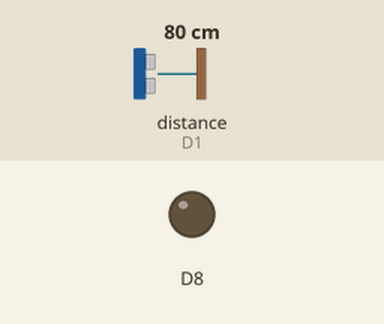
Simulated run of this sketch. Board: ESP8266 (NodeMCU). On the bench: output pins drawn as LEDs (lit = HIGH). Wiring (inferred from the names in the program): ultrasonic range finder: trigger D0; echo D1. Dashed ring = blinking. The inputs (shaded band) are chosen by the test bench; at power-on: distance to the obstacle (sensor on D1) 80 cm. The echo pulse lasts 58.3 µs per cm; pins used as bus, display or sensor lines are not drawn.

Above: at 1.2 s.
1.3 s: distance to the obstacle (sensor on D1) set to 53 cm
2.8 s: distance to the obstacle (sensor on D1) set to 47 cm
At 5.7 s:
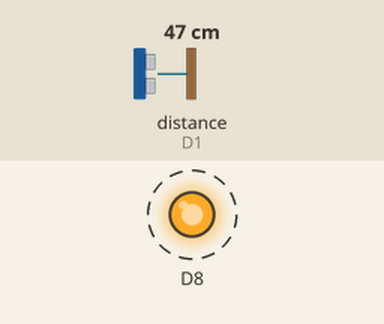
5.8 s: distance to the obstacle (sensor on D1) set to 60 cm
At 6.9 s:
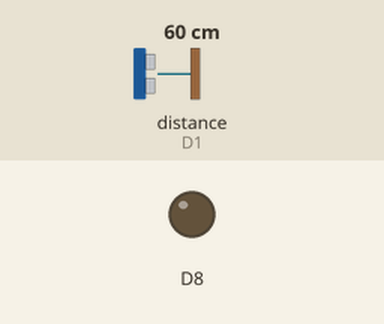
7.3 s: distance to the obstacle (sensor on D1) set to 2 cm
At 7.47 s:
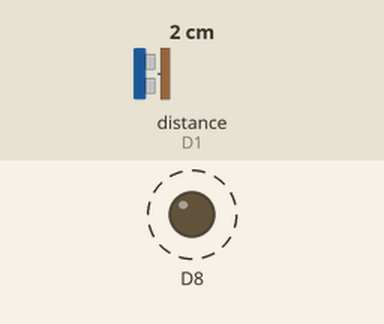
Timing chart, 0 to 11.3 s (numbered marks = the images above; inputs shaded):
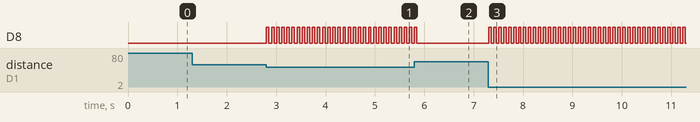

The sketch:

Master_Node.ino
```cpp
#include <ESP8266WiFi.h>
#include<ESP8266WebServer.h>
#include "sonar.h"

ESP8266WebServer server(80);

void notFound() {
  server.send(404,"text/plain","Not Found");
}

#define AP_SSID "NODE-0"
#define AP_PASS "1234567890"

int node0 = 0x0000FFFF;
int node1 = 0x0000FFFF;
int node2 = 0x0000FFFF;

String data;

void proximityCheck(){
  node0 = getDistance();
  if(50 > node0){
    runBuzzer(50);
  }
}

void runBuzzer(int d){
  digitalWrite(D8, HIGH);
  delay(d);
  digitalWrite(D8, LOW);
  delay(d);
}

void getSensors(){
  proximityCheck();
  data = String(node0) + ":";
  data += String(node1) + ":";
  data += String(node2);
  server.send(200,"text/plain", data);
}

void setNode1(){
   node1 = server.arg(0).toInt();
   server.send(200, "text/plain", "OK");
}

void setNode2(){
   node2 = server.arg(0).toInt();
   server.send(200, "text/plain", "OK");
}

void setup() {

  WiFi.mode(WIFI_AP);
  WiFi.softAP(AP_SSID, AP_PASS);

  server.on("/sensors", getSensors);
  server.on("/set1", setNode1);
  server.on("/set2", setNode2);

  server.onNotFound(notFound);
  server.begin();
  pinMode(D8, OUTPUT);
  startSonar();
  digitalWrite(D8, LOW);
}

void loop() {
  server.handleClient();
  proximityCheck();
}
```

sonar.h
```cpp
const int pingPin = D0; // Trigger Pin of Ultrasonic Sensor
const int echoPin = D1; // Echo Pin of Ultrasonic Sensor

void startSonar() {
   pinMode(pingPin, OUTPUT);
   pinMode(echoPin, INPUT);
}

long centimeters(long microseconds) {
   return microseconds / 29 / 2;
}

int getDistance() {
   digitalWrite(pingPin, LOW);
   delayMicroseconds(2);
   digitalWrite(pingPin, HIGH);
   delayMicroseconds(10);
   digitalWrite(pingPin, LOW);
   long duration = pulseIn(echoPin, HIGH);
   return centimeters(duration);
}
```

Measured:
- the behaviour switches between 50 and 49 cm on distance to the obstacle (sensor on D1) (found by bisection; images 0 and 1)
- after the input at 1.3 s, every drawn part: stays the same
- after the input at 2.8 s, D8: alternates HIGH for 0.05 s and LOW for 0.05 s, starting at once
- after the input at 5.8 s, D8: goes on until 5.9 s, then stays LOW
- after the input at 7.3 s, D8: alternates HIGH for 0.05 s and LOW for 0.05 s, starting at once
